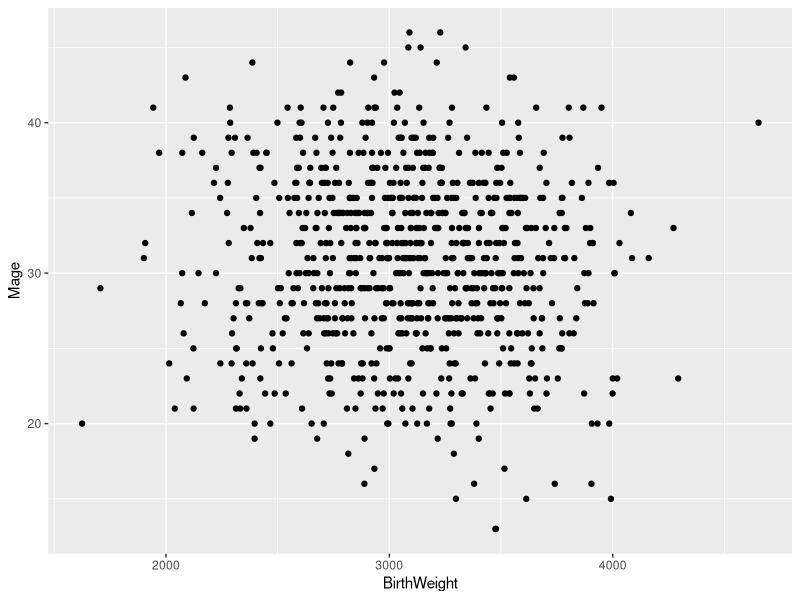
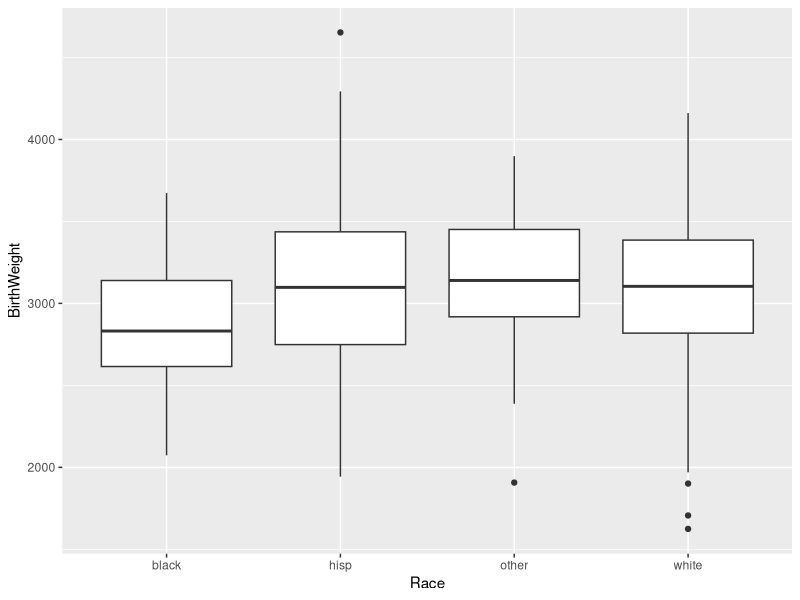
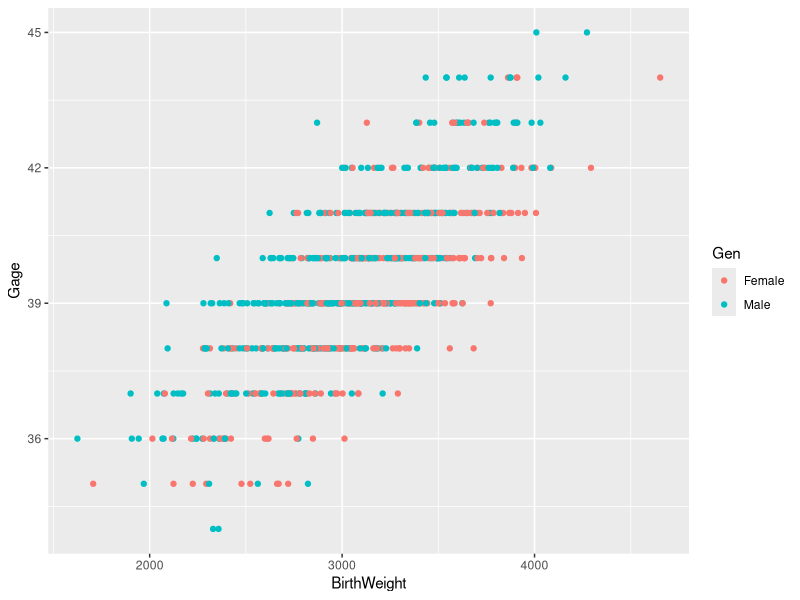

Generate these figures, in order, with R: (Note: this script raises an error after producing the figures.)
## ---- chunk 1
# link https://mheaton.byu.edu/docs/files/Stat469/IID/Stat469IIDClassRCode.html

knitr::opts_chunk$set(echo = TRUE)
library(tidyverse)
library(knitr)
library(ggplot2)
library(GGally)
library(car)
library(MASS)
library(lmtest)

weights <- read_table("data/BirthWeights.txt")

# Convert Race and Gen cols to factors
weights <- weights %>% 
  mutate_at(vars(Race,Gen),factor)
## ---- chunk 2
ggplot(data=weights, mapping=aes(x=BirthWeight,y=Mage)) + geom_point()
## ---- chunk 3
ggplot(data=weights, mapping=aes(x=Race,y=BirthWeight)) + geom_boxplot()
## ---- chunk 4
ggplot(data=weights, mapping=aes(x=BirthWeight,y=Gage,color=Gen)) + geom_point()
## ---- chunk 5
cor(weights$BirthWeight,weights$Mage)
## ---- chunk 6
new_weights <- weights %>% select(-BirthWeight,BirthWeight)
ggpairs(new_weights, progress = FALSE)
## ---- chunk 7
birth.lm <- lm(BirthWeight ~ ., data=weights)
X <- model.matrix(BirthWeight ~ ., data=weights)
y <- weights$BirthWeight

beta_hat <- solve(t(X) %*% X) %*% t(X) %*% y
s2 <- t(y - X %*% beta_hat) %*% (y - X %*% beta_hat) / ( nrow(weights) - ncol(X) )

sigma(birth.lm)
print(sqrt(s2))

coef(birth.lm)
print(beta_hat)
## ---- chunk 8
# Round all the fitted values to 3 decimal places
matrix_fitted_vals = round(X %*% beta_hat,3) 
lm_fitted_vals = round(fitted(birth.lm),3)

# Check if all the rounded fitted values are the same
all(matrix_fitted_vals == lm_fitted_vals)
## ---- chunk 9
# Round all the residuals to 3 decimal places
matrix_residuals = round(y - X %*% beta_hat,3)
lm_residuals = round(residuals(birth.lm),3)

# Check if all the rounded residuals are the same
all(matrix_residuals == lm_residuals)
## ---- chunk 10
summary(birth.lm)
## ---- chunk 11
avPlots(birth.lm)
## ---- chunk 12
standardized.residuals <- stdres(birth.lm)
ggplot()+geom_histogram(mapping=aes(x=standardized.residuals))
ks.test(standardized.residuals, "pnorm")
## ---- chunk 13
ggplot(mapping=aes(x=fitted(birth.lm),y=standardized.residuals)) + 
  geom_point()
bptest(birth.lm)
